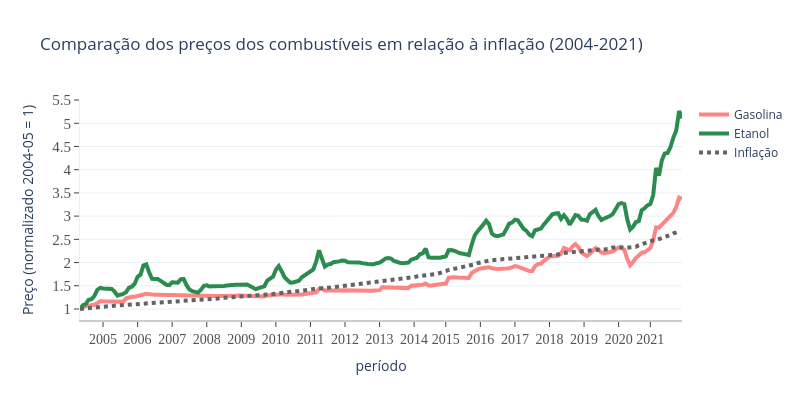

The code cell stored with this chart in its notebook:
### Code cell
fig = go.Figure()

fig.add_trace(go.Scatter(
    x= date_GASOLINA ,
    y=p_GASOLINA,
    line_color='rgb(255,132,132)',
    line_width=4,
    name='Gasolina',
    showlegend = True))

fig.add_trace(go.Scatter(
    x= date_ETANOL ,
    y=p_ETANOL,
    line_color='rgb(43,140,77)',
    line_width=4,
    name='Etanol',
    showlegend = True))

fig.add_trace(go.Scatter(
    x= date_ETANOL,
    y=indice_ETANOL,
    line_color='rgb(99,99,99)',
    line_width=4,
    line_dash="dot",
    name='Inflação',
    showlegend = True))

fig.update_layout(
    template = 'plotly_white',
    xaxis=dict(
        tickvals = ['2004_01', '2005_01','2006_01','2007_01', '2008_01', '2009_01', '2010_01', '2011_01','2012_01',
                    '2013_01','2014_01','2015_01','2016_01','2017_01','2018_01','2019_01','2020_01','2021_01'],
        ticktext = ['2004','2005', '2006', '2007', '2008','2009', '2010',
                    '2011','2012','2013','2014','2015','2016','2017','2018','2019','2020','2021'],
        showline=True,
        showgrid=False,
        showticklabels=True,
        scaleanchor = "x",
        scaleratio = 20,
        linecolor='rgb(204, 204, 204)',
        linewidth=2,
        title = 'período',
        ticks='outside',
        tickfont=dict(
            family='Ubuntu',
            size=14,
            color='rgb(82, 82, 82)',
        ),
    ),
    yaxis=dict(
        autorange = True,
        tickvals = [0.5,1,1.5,2,2.5,3,3.5,4,4.5,5,5.5,6],
        ticktext = ['0.5','1','1.5','2','2.5','3','3.5','4','4.5','5','5.5','6'],
        title = 'Preço (normalizado 2004-05 = 1)',
        showgrid=True,
        zeroline=True,
        ticks='outside',
        tickfont=dict(
                family='Ubuntu',
                size=15,
                color='rgb(82, 82, 82)'),
        showline=True,
        showticklabels=True
        
        ,
    ),
    autosize=False,
    height=400,  
    width=800,
    showlegend=True,
    plot_bgcolor='white',
    title = 'Comparação dos preços dos combustíveis em relação à inflação (2004-2021) ',
)
fig.update_shapes()

fig.update_traces(mode='lines')
fig.show()

### Figure 1 — Plotly figure (JSON) as saved in the notebook; plotly's stock layout.template omitted (floating-point values rounded to 4 significant figures; data arrays with more than 128 entries replaced by an {"elided": "..."} marker saying what was removed)
{"data": [{"line": {"color": "rgb(255,132,132)", "width": 4}, "mode": "lines", "name": "Gasolina", "showlegend": true, "type": "scatter", "x": {"elided": "210 str values"}, "y": {"elided": "210 float values"}}, {"line": {"color": "rgb(43,140,77)", "width": 4}, "mode": "lines", "name": "Etanol", "showlegend": true, "type": "scatter", "x": {"elided": "210 str values"}, "y": {"elided": "210 float values"}}, {"line": {"color": "rgb(99,99,99)", "dash": "dot", "width": 4}, "mode": "lines", "name": "Inflação", "showlegend": true, "type": "scatter", "x": {"elided": "210 str values"}, "y": {"elided": "209 float values"}}], "layout": {"autosize": false, "height": 400, "plot_bgcolor": "white", "showlegend": true, "title": {"text": "Comparação dos preços dos combustíveis em relação à inflação (2004-2021) "}, "width": 800, "xaxis": {"linecolor": "rgb(204, 204, 204)", "linewidth": 2, "scaleanchor": "x", "scaleratio": 20, "showgrid": false, "showline": true, "showticklabels": true, "tickfont": {"color": "rgb(82, 82, 82)", "family": "Ubuntu", "size": 14}, "ticks": "outside", "ticktext": ["2004", "2005", "2006", "2007", "2008", "2009", "2010", "2011", "2012", "2013", "2014", "2015", "2016", "2017", "2018", "2019", "2020", "2021"], "tickvals": ["2004_01", "2005_01", "2006_01", "2007_01", "2008_01", "2009_01", "2010_01", "2011_01", "2012_01", "2013_01", "2014_01", "2015_01", "2016_01", "2017_01", "2018_01", "2019_01", "2020_01", "2021_01"], "title": {"text": "período"}}, "yaxis": {"autorange": true, "showgrid": true, "showline": true, "showticklabels": true, "tickfont": {"color": "rgb(82, 82, 82)", "family": "Ubuntu", "size": 15}, "ticks": "outside", "ticktext": ["0.5", "1", "1.5", "2", "2.5", "3", "3.5", "4", "4.5", "5", "5.5", "6"], "tickvals": [0.5, 1, 1.5, 2, 2.5, 3, 3.5, 4, 4.5, 5, 5.5, 6], "title": {"text": "Preço (normalizado 2004-05 = 1)"}, "zeroline": true}}}
